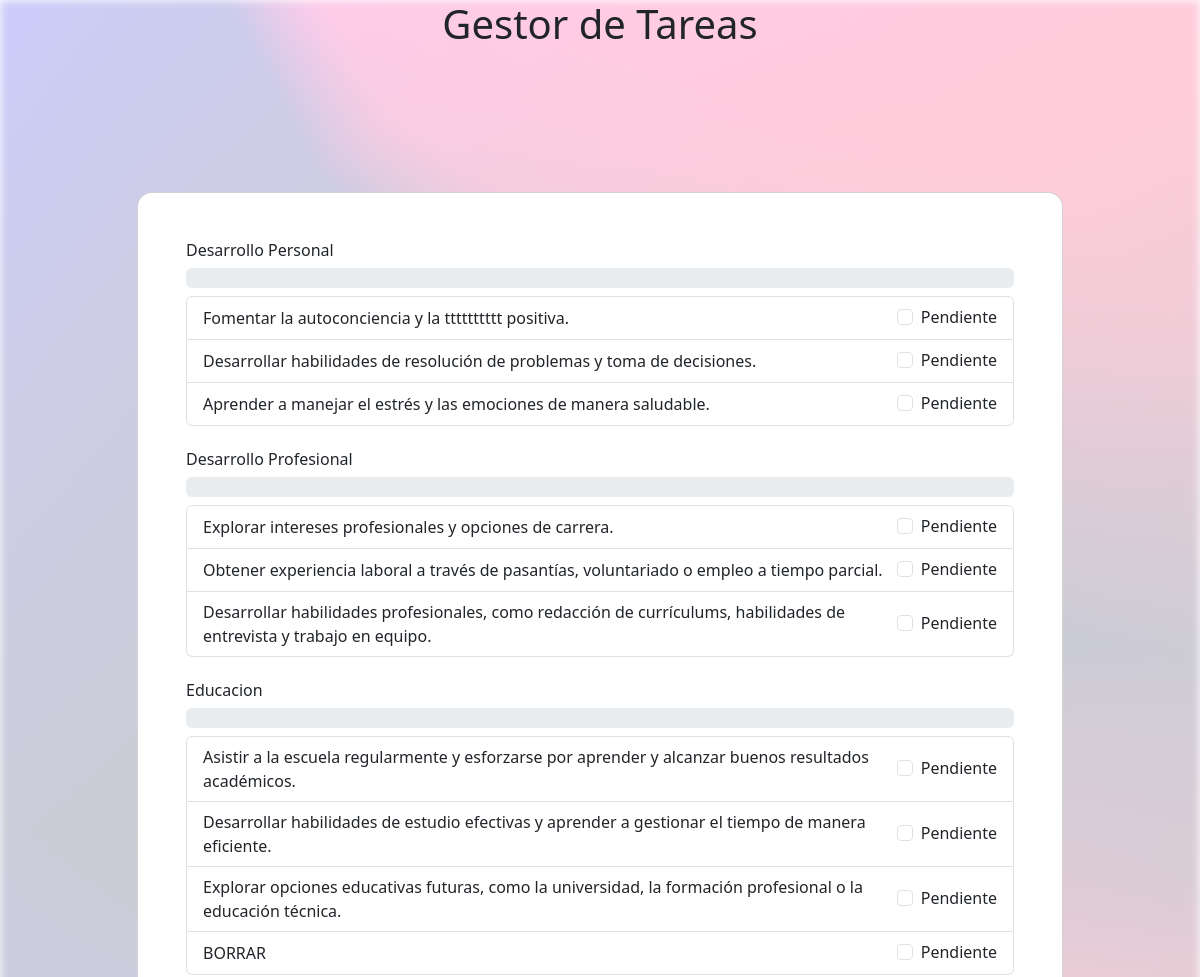
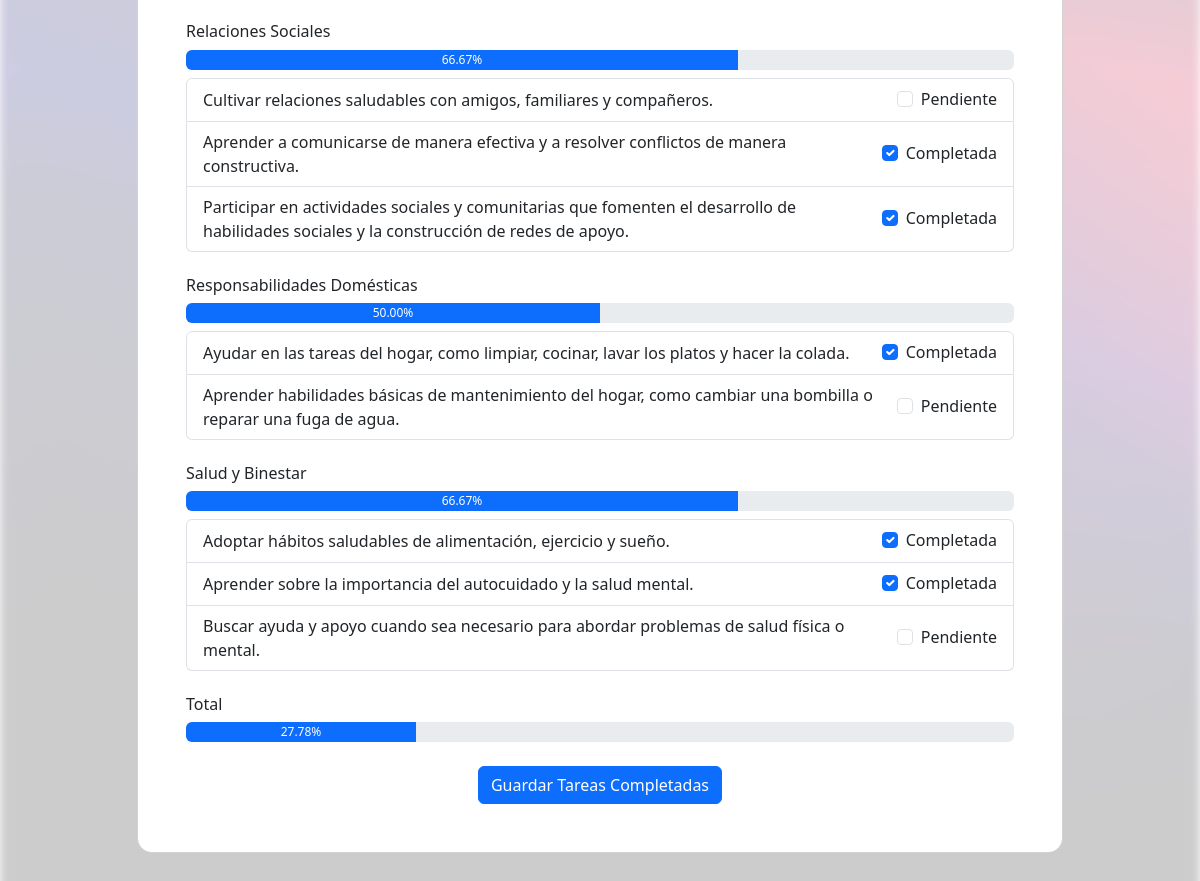
/indexCli.php (signed in), run on the app's committed database (2 pictures, top to bottom).
### tables this page shows
CREATE TABLE `tareas_predeterminadas` (
  `id` int(11) NOT NULL,
  `categoria_id` int(11) DEFAULT NULL,
  `descripcion` text NOT NULL
);

### indexCli.php (the view, shortened to what this page needs)
<!DOCTYPE html>
<html lang="es">
<head>
    <link rel="stylesheet" href="https://cdnjs.cloudflare.com/ajax/libs/font-awesome/6.0.0/css/all.min.css">
    <link href="https://cdn.jsdelivr.net/npm/bootstrap@5.3.2/dist/css/bootstrap.min.css" rel="stylesheet">
    <link rel="stylesheet" href="CSS/style.css">
</head>
<body>
<div class="content-container">
    <center> <h1>Gestor de Tareas</h1></center>
    <form id="tareasForm" method="post" action="Model/MActualizarEstadoTarea.php">
    <section class="vh-100" >
        <div class="container py-5 h-100">
            <div class="row d-flex justify-content-center align-items-center h-100">
                <div class="col col-xl-10">
                    <div class="card" style="border-radius: 15px;">
                        <div class="card-body p-5">
                            <?php
                            include("Config/conexion.php");
                            $usuarioId = $_SESSION['usuario_id'] ?? 0;
                            $sql = "SELECT tp.id, tp.descripcion, c.nombre AS categoria_nombre, IFNULL(tu.estado, 'pendiente') AS estado
                                    FROM tareas_predeterminadas tp
                                    INNER JOIN categorias c ON tp.categoria_id = c.id
                                    LEFT JOIN tareas_usuario tu ON tu.tarea_predeterminada_id = tp.id AND tu.usuario_id = $usuarioId
                                    ORDER BY c.nombre, tp.id";
                            $resultado = mysqli_query($conexion, $sql);
                            $tareasPorCategoria = [];
                            while ($fila = mysqli_fetch_assoc($resultado)) {
                                $tareasPorCategoria[$fila['categoria_nombre']][] = $fila;
                            }
                            foreach ($tareasPorCategoria as $categoria => $tareas) {
                                echo '<h6>' . htmlspecialchars($categoria) . '</h6>';
                                echo '<div class="progress mb-2" style="height: 20px;">';
                                echo '<div class="progress-bar" role="progressbar" style="width: 0%;" aria-valuenow="0" aria-valuemin="0" aria-valuemax="100">0%</div>';
                                echo '</div>';
                                echo '<ul id="categoria_' . htmlspecialchars(str_replace(' ', '_', $categoria)) . '" class="list-group mb-4">';
                                foreach ($tareas as $tarea) {
                                    $checked = $tarea['estado'] == 'completada' ? 'checked' : '';
                                    $estadoTexto = $tarea['estado'] == 'completada' ? 'Completada' : 'Pendiente';
                                    echo '<li class="list-group-item d-flex justify-content-between align-items-center">';
                                    echo htmlspecialchars($tarea['descripcion']);
                                    echo '<div class="form-check">';
                                    echo '<input class="form-check-input tarea-checkbox" type="checkbox" name="tareas[' . $tarea['id'] . ']" id="tarea_' . $tarea['id'] . '" ' . $checked . ' data-categoria="' . htmlspecialchars($categoria) . '">';
                                    echo '<label class="form-check-label" for="tarea_' . $tarea['id'] . '">' . $estadoTexto . '</label>';
                                    echo '</div>';
                                    echo '</li>';
                                }
                                echo '</ul>';
                            }
                            ?>
                            <h6>Total</h6>
                            <div id="progress_total" class="progress" style="height: 20px;">
                                <div class="progress-bar" role="progressbar" style="width: 0%;" aria-valuenow="0" aria-valuemin="0" aria-valuemax="100">0%</div>
                            </div>
                            <br>
                            <center><button type="submit" id="enviarTareasBtn" class="btn btn-primary">Guardar Tareas Completadas</button></center>
                        </div>
                    </div>
                </div>
            </div>
        </div>
    </section>
    </form>
    </div>

### CSS/style.css (style rules this page uses)
.list-group-item { display: flex; justify-content: space-between; align-items: center; }

### indexCli.php (style rules this page uses)
body, html { height: 100%; margin: 0; }
.content-container { position: relative; background-color: rgba(255, 255, 255, 0.8); overflow: auto; height: 100%; }

### data on the page
tareas_predeterminadas: descripcion "Fomentar la autoconciencia y la tttttttttt positiva.", estadoTexto "Pendiente"
tareas_predeterminadas: descripcion "Desarrollar habilidades de resolución de problemas y toma de decisiones.", estadoTexto "Pendiente"
tareas_predeterminadas: descripcion "Aprender a manejar el estrés y las emociones de manera saludable.", estadoTexto "Pendiente"
tareas_predeterminadas: descripcion "Explorar intereses profesionales y opciones de carrera.", estadoTexto "Pendiente"
tareas_predeterminadas: descripcion "Obtener experiencia laboral a través de pasantías, voluntariado o empleo a tiempo parcial.", estadoTexto "Pendiente"
tareas_predeterminadas: descripcion "Desarrollar habilidades profesionales, como redacción de currículums, habilidades de entrevista y trabajo en equipo.", estadoTexto "Pendiente"
tareas_predeterminadas: descripcion "Asistir a la escuela regularmente y esforzarse por aprender y alcanzar buenos resultados académicos.", estadoTexto "Pendiente"
tareas_predeterminadas: descripcion "Desarrollar habilidades de estudio efectivas y aprender a gestionar el tiempo de manera eficiente.", estadoTexto "Pendiente"
tareas_predeterminadas: descripcion "Explorar opciones educativas futuras, como la universidad, la formación profesional o la educación técnica.", estadoTexto "Pendiente"
tareas_predeterminadas: descripcion "BORRAR", estadoTexto "Pendiente"
tareas_predeterminadas: descripcion "Cultivar relaciones saludables con amigos, familiares y compañeros.", estadoTexto "Pendiente"
tareas_predeterminadas: descripcion "Aprender a comunicarse de manera efectiva y a resolver conflictos de manera constructiva.", estadoTexto "Completada"
tareas_predeterminadas: descripcion "Participar en actividades sociales y comunitarias que fomenten el desarrollo de habilidades sociales y la construcción de redes de apoyo.", estadoTexto "Completada"
tareas_predeterminadas: descripcion "Ayudar en las tareas del hogar, como limpiar, cocinar, lavar los platos y hacer la colada.", estadoTexto "Completada"
tareas_predeterminadas: descripcion "Aprender habilidades básicas de mantenimiento del hogar, como cambiar una bombilla o reparar una fuga de agua.", estadoTexto "Pendiente"
tareas_predeterminadas: descripcion "Adoptar hábitos saludables de alimentación, ejercicio y sueño.", estadoTexto "Completada"
tareas_predeterminadas: descripcion "Aprender sobre la importancia del autocuidado y la salud mental.", estadoTexto "Completada"
tareas_predeterminadas: descripcion "Buscar ayuda y apoyo cuando sea necesario para abordar problemas de salud física o mental.", estadoTexto "Pendiente"

### other printed values
$categoria "Desarrollo Personal"
$categoria "Desarrollo Profesional"
$categoria "Educacion"
$categoria "Relaciones Sociales"
$categoria "Responsabilidades Domésticas"
$categoria "Salud y Binestar"
